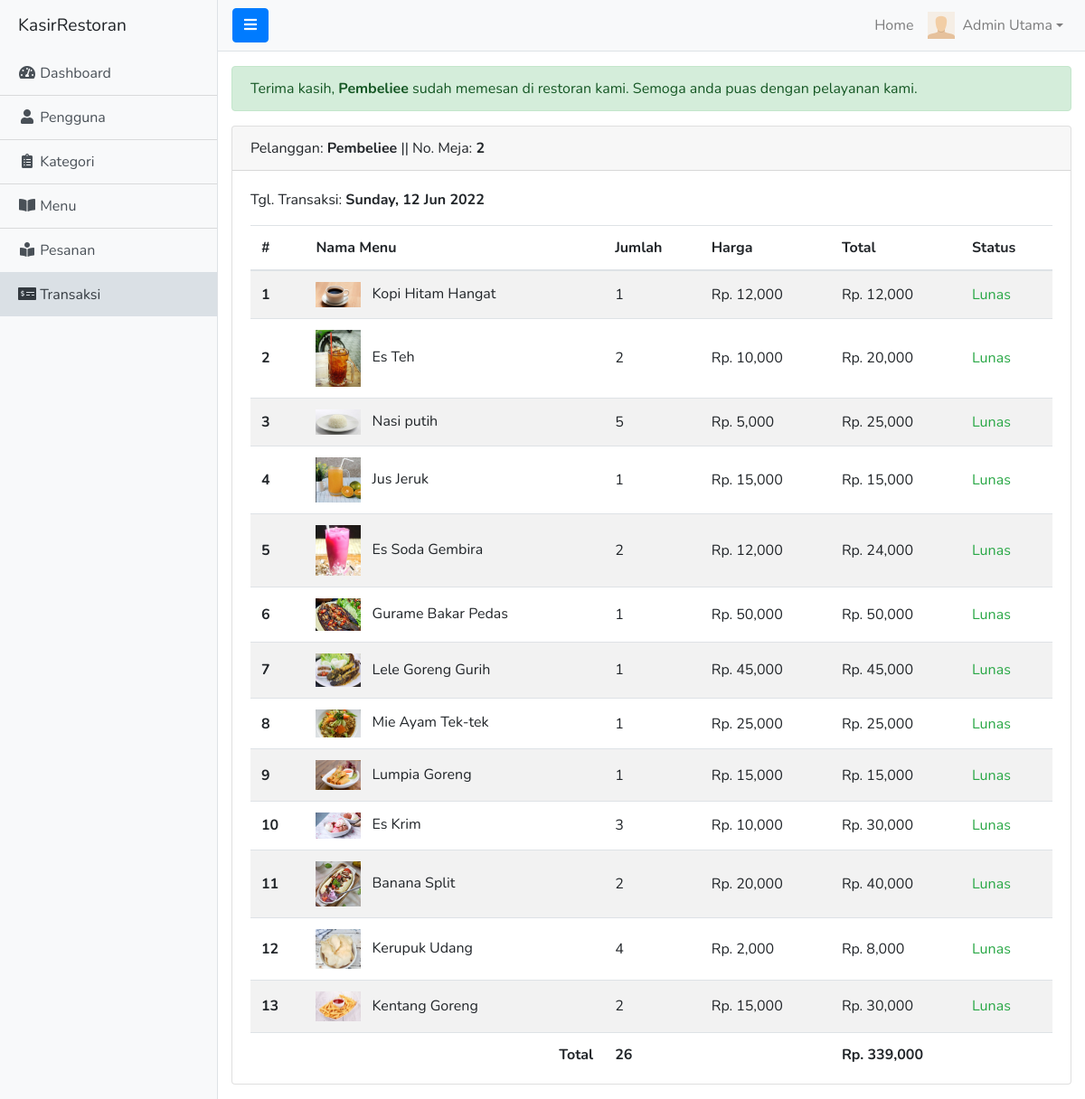
The app's page /admin/nota.php?no_pesanan=20220612CX91BHIT (signed in) with its own data.
### tables this page shows
CREATE TABLE `pengguna` (
  `id` int(11) NOT NULL,
  `nama` varchar(128) NOT NULL,
  `email` varchar(128) NOT NULL,
  `password` varchar(255) NOT NULL,
  `foto` varchar(255) NOT NULL DEFAULT 'default.svg',
  `level_id` int(11) NOT NULL DEFAULT 3
);

CREATE TABLE `pesanan` (
  `id` int(11) NOT NULL,
  `no_pesanan` varchar(50) NOT NULL,
  `pengguna_id` int(11) NOT NULL,
  `no_meja` varchar(10) NOT NULL,
  `menu_id` int(11) NOT NULL,
  `jumlah` int(11) NOT NULL,
  `total_bayar` double(50,0) NOT NULL,
  `status` varchar(20) NOT NULL
);

CREATE TABLE `pembayaran` (
  `id` int(11) NOT NULL,
  `no_pesanan` varchar(50) NOT NULL,
  `tgl_bayar` timestamp NOT NULL DEFAULT current_timestamp() ON UPDATE current_timestamp(),
  `status_bayar` varchar(10) NOT NULL
);

CREATE TABLE `menu` (
  `id` int(11) NOT NULL,
  `nama` varchar(50) NOT NULL,
  `harga` double(50,0) NOT NULL,
  `foto` varchar(255) NOT NULL,
  `komposisi` text NOT NULL,
  `deskripsi` text NOT NULL,
  `status` tinyint(4) NOT NULL,
  `tgl_dibuat` timestamp NOT NULL DEFAULT current_timestamp(),
  `kategori_id` int(11) NOT NULL
);

### core.php (called while the page is built, shortened)
<?php
$conn = mysqli_connect(DB_HOST, DB_USER, DB_PASS, DB_NAME) or die('Error: ' . mysqli_connect_error());
function escape($str) {
	global $conn;
	return mysqli_real_escape_string($conn, trim($str));
}
function base_url($path = '') {
	$path = ltrim($path, '/');
	return BASE_URL . $path;
}

### queries/admin/nota.php (called while the page is built, shortened)
<?php
$no_pesanan = escape($_GET['no_pesanan']);
$query = "SELECT pesanan.*, menu.nama nama_menu, menu.foto, menu.harga, pengguna.nama nama_pelanggan, pembayaran.tgl_bayar FROM pesanan
		  JOIN menu ON pesanan.menu_id = menu.id
		  JOIN pengguna ON pesanan.pengguna_id = pengguna.id
		  LEFT JOIN pembayaran ON pesanan.no_pesanan = pembayaran.no_pesanan
		  WHERE pesanan.no_pesanan = '$no_pesanan'";
$result = mysqli_query($conn, $query);
$rows = [];
while ($row = mysqli_fetch_assoc($result)) {
	$nama_pelanggan = $row['nama_pelanggan'];
	$no_meja = $row['no_meja'];
	$status = $row['status'];
	$tgl_bayar = $row['tgl_bayar'];
	$rows[] = $row;
}

### admin/nota.php (the view, shortened to what this page needs)
<?php require '../core.php'; ?>
<?php require ROOT_PATH . 'queries/admin/nota.php'; ?>
<?php include ROOT_PATH . 'includes/admin/header.php'; ?>
<div class="d-flex" id="wrapper">
	<?php include ROOT_PATH . 'includes/admin/sidebar.php'; ?>
	<div id="page-content-wrapper">
		<?php include ROOT_PATH . 'includes/admin/navbar.php'; ?>
		<div class="container-fluid my-3">
				<div class="alert alert-<?= $status == 'Lunas' ? 'success' : 'warning' ?>" role="alert">
					<?php if ($status == 'Lunas'): ?>
					  Terima kasih, <strong><?= $nama_pelanggan ?></strong> sudah memesan di restoran kami. Semoga anda puas dengan pelayanan kami.
				  <?php else: ?>
				  	Pelanggan, <strong><?= $nama_pelanggan ?></strong> belum melakukan pembayaran.
				  	Klik <a href="<?= base_url('admin/transaksi-bayar.php?no_pesanan=' . $no_pesanan) ?>" class="text-uppercase">disini</a> untuk melakukan pembayaran, Terimakasih.
					<?php endif ?>
				</div>
			<div class="card">
			  <div class="card-header">
			    Pelanggan: <strong><?= $nama_pelanggan ?></strong> || No. Meja: <strong><?= $no_meja ?></strong>
			  </div>
			  <div class="card-body">
			  	<?php if ($status == 'Lunas'): ?>
			  		<p>Tgl. Transaksi: <strong><?= date('l, d M Y', strtotime($tgl_bayar)) ?></strong></p>
			  	<?php endif ?>
			    <table class="table table-striped mb-0">
					  <thead>
					    <tr>
					      <th scope="col">#</th>
					      <th scope="col">Nama Menu</th>
					      <th scope="col">Jumlah</th>
					      <th scope="col">Harga</th>
					      <th scope="col">Total</th>
					      <th scope="col">Status</th>
					    </tr>
					  </thead>
					  <tbody>
					  	<?php $total_jml = $total_bayar = $i = 0; ?>
				  		<?php foreach ($rows as $row): ?>
				  			<?php $total_bayar += $row['jumlah'] * $row['harga'] ?>
				  			<?php $total_jml += $row['jumlah'] ?>
						    <tr>
						      <th scope="row" class="align-middle"><?= ++$i ?></th>
						      <td class="align-middle">
						      	<img src="<?= base_url('uploads/' . $row['foto']) ?>" width="50" class="img-fluid mr-2">
						      	<?= $row['nama_menu'] ?>
						      </td>
						      <td class="align-middle"><?= $row['jumlah'] ?></td>
						      <td class="align-middle">Rp. <?= number_format($row['harga'], 0) ?></td>
						      <td class="align-middle">Rp. <?= number_format($row['total_bayar'], 0) ?></td>
						      <td class="align-middle text-<?= $row['status'] == 'Lunas' ? 'success' : 'danger' ?>"><?= $row['status'] ?></td>
						    </tr>
				  		<?php endforeach ?>
					  </tbody>
					  <tfoot>
					  	<th scope="col" class="text-right pb-0" colspan="2">Total</th>
				      <th scope="col" colspan="2" class="pb-0"><?= $total_jml ?></th>
				      <th scope="col" colspan="2" class="pb-0">Rp. <?= number_format($total_bayar, 0) ?></th>
					  </tfoot>
					</table>
			  </div>
			</div>
		</div>
	</div>
</div>
<?php include ROOT_PATH . 'includes/admin/footer.php'; ?>

### assets/css/simple-sidebar.css (style rules this page uses)
#wrapper { overflow-x: hidden; }
#page-content-wrapper { min-width: 100vw; }
@media (min-width: 768px) { #page-content-wrapper { min-width: 0; width: 100%; } }

### assets/css/style.css (style rules this page uses)
html, body { height: 100%; font-family: 'Nunito', sans-serif; scroll-behavior: smooth; }
#wrapper { position: relative; min-height: 100%; }

### records on screen
pengguna: nama "Pembeliee"
pesanan: no_meja "2", menu.foto (picture), menu.nama "Kentang Goreng", jumlah "2", menu.harga "15,000", total_bayar "30,000", status "Lunas"
pembayaran: tgl_bayar "Sunday, 12 Jun 2022"
pesanan: menu.foto (picture), menu.nama "Kopi Hitam Hangat", jumlah "1", menu.harga "12,000", total_bayar "12,000", status "Lunas"
pesanan: menu.foto (picture), menu.nama "Es Teh", jumlah "2", menu.harga "10,000", total_bayar "20,000", status "Lunas"
pesanan: menu.foto (picture), menu.nama "Nasi putih", jumlah "5", menu.harga "5,000", total_bayar "25,000", status "Lunas"
pesanan: menu.foto (picture), menu.nama "Jus Jeruk", jumlah "1", menu.harga "15,000", total_bayar "15,000", status "Lunas"
pesanan: menu.foto (picture), menu.nama "Es Soda Gembira", jumlah "2", menu.harga "12,000", total_bayar "24,000", status "Lunas"
pesanan: menu.foto (picture), menu.nama "Gurame Bakar Pedas", jumlah "1", menu.harga "50,000", total_bayar "50,000", status "Lunas"
pesanan: menu.foto (picture), menu.nama "Lele Goreng Gurih", jumlah "1", menu.harga "45,000", total_bayar "45,000", status "Lunas"
pesanan: menu.foto (picture), menu.nama "Mie Ayam Tek-tek", jumlah "1", menu.harga "25,000", total_bayar "25,000", status "Lunas"
pesanan: menu.foto (picture), menu.nama "Lumpia Goreng", jumlah "1", menu.harga "15,000", total_bayar "15,000", status "Lunas"
pesanan: menu.foto (picture), menu.nama "Es Krim", jumlah "3", menu.harga "10,000", total_bayar "30,000", status "Lunas"
pesanan: menu.foto (picture), menu.nama "Banana Split", jumlah "2", menu.harga "20,000", total_bayar "40,000", status "Lunas"
pesanan: menu.foto (picture), menu.nama "Kerupuk Udang", jumlah "4", menu.harga "2,000", total_bayar "8,000", status "Lunas"

### other values on screen
SITE_NAME "KasirRestoran"
$_SESSION['pengguna_nama'] "Admin Utama"
$total_jml "26"
$total_bayar "339,000"
